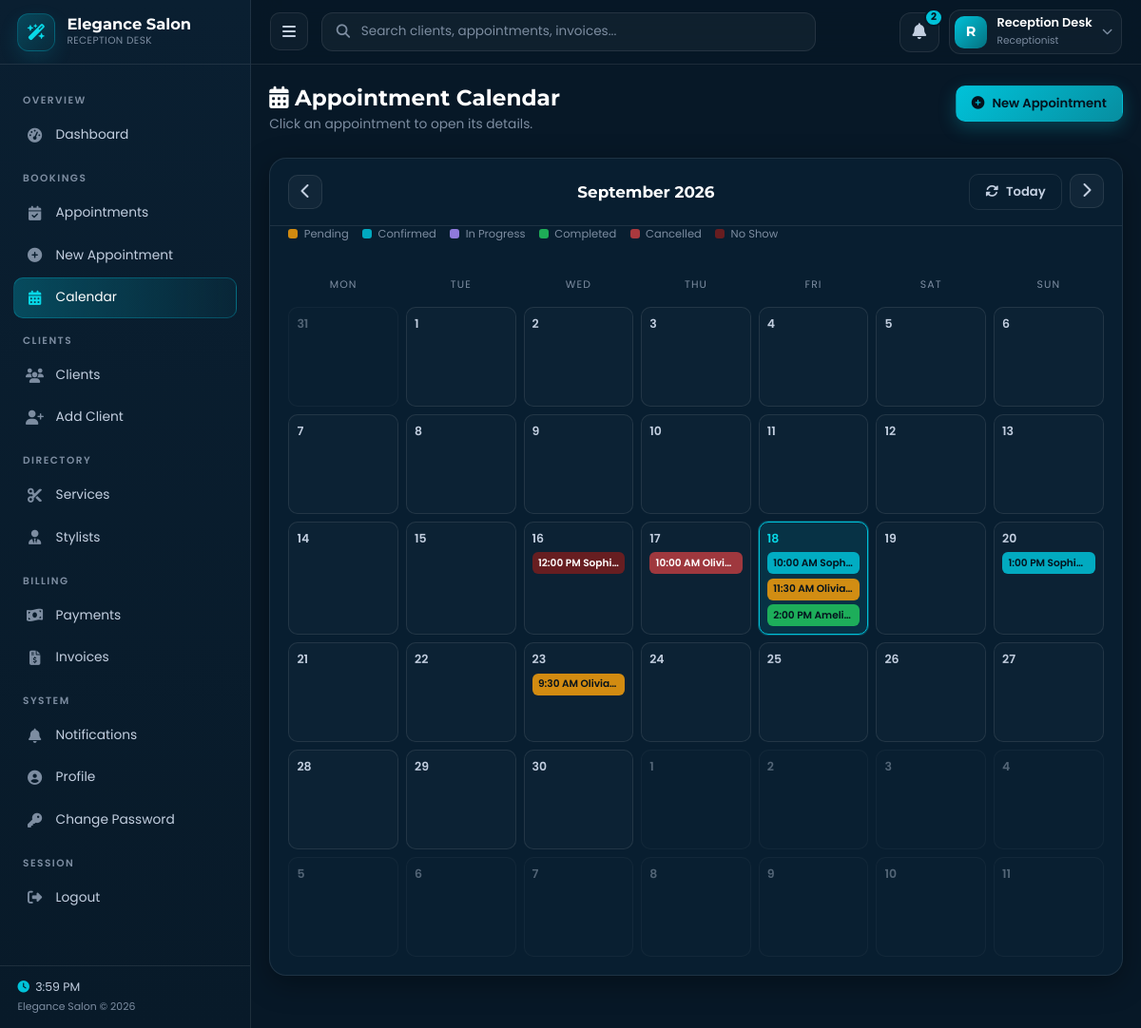
The page /user/calendar.php (signed in) on the database its author committed.
### tables this page shows
CREATE TABLE `users` (
    `user_id` INT UNSIGNED NOT NULL AUTO_INCREMENT,
    `role_id` INT UNSIGNED NOT NULL,
    `first_name` VARCHAR(100) NOT NULL,
    `last_name` VARCHAR(100) NOT NULL,
    `username` VARCHAR(50) DEFAULT NULL,
    `email` VARCHAR(255) NOT NULL,
    `password` VARCHAR(255) NOT NULL,
    `phone` VARCHAR(20) DEFAULT NULL,
    `avatar` VARCHAR(500) DEFAULT NULL,
    `is_active` TINYINT(1) NOT NULL DEFAULT 1,
    `remember_token` VARCHAR(255) DEFAULT NULL,
    `remember_expires` DATETIME DEFAULT NULL,
    `last_login` TIMESTAMP NULL DEFAULT NULL,
    `created_at` TIMESTAMP NOT NULL DEFAULT CURRENT_TIMESTAMP,
    `updated_at` TIMESTAMP NOT NULL DEFAULT CURRENT_TIMESTAMP ON UPDATE CURRENT_TIMESTAMP,
    PRIMARY KEY (`user_id`),
    UNIQUE KEY `uk_user_email` (`email`),
    UNIQUE KEY `uk_user_username` (`username`),
    UNIQUE KEY `uk_user_remember_token` (`remember_token`),
    KEY `fk_users_role` (`role_id`),
    CONSTRAINT `fk_users_role` FOREIGN KEY (`role_id`) REFERENCES `roles` (`role_id`) ON DELETE RESTRICT ON UPDATE CASCADE
);

CREATE TABLE `roles` (
    `role_id` INT UNSIGNED NOT NULL AUTO_INCREMENT,
    `role_name` VARCHAR(50) NOT NULL,
    `description` VARCHAR(255) DEFAULT NULL,
    `created_at` TIMESTAMP NOT NULL DEFAULT CURRENT_TIMESTAMP,
    `updated_at` TIMESTAMP NOT NULL DEFAULT CURRENT_TIMESTAMP ON UPDATE CURRENT_TIMESTAMP,
    PRIMARY KEY (`role_id`),
    UNIQUE KEY `uk_role_name` (`role_name`)
);

CREATE TABLE `appointments` (
    `appointment_id` INT UNSIGNED NOT NULL AUTO_INCREMENT,
    `client_id` INT UNSIGNED NOT NULL,
    `staff_id` INT UNSIGNED DEFAULT NULL,
    `service_id` INT UNSIGNED NOT NULL,
    `appointment_date` DATE NOT NULL,
    `appointment_time` TIME NOT NULL,
    `status` ENUM('pending','confirmed','in_progress','completed','cancelled','no_show') NOT NULL DEFAULT 'pending',
    `notes` TEXT DEFAULT NULL,
    `total_amount` DECIMAL(10,2) NOT NULL DEFAULT 0.00,
    `created_at` TIMESTAMP NOT NULL DEFAULT CURRENT_TIMESTAMP,
    `updated_at` TIMESTAMP NOT NULL DEFAULT CURRENT_TIMESTAMP ON UPDATE CURRENT_TIMESTAMP,
    PRIMARY KEY (`appointment_id`),
    KEY `fk_appointments_client` (`client_id`),
    KEY `fk_appointments_staff` (`staff_id`),
    KEY `fk_appointments_service` (`service_id`),
    KEY `idx_appointment_date` (`appointment_date`),
    KEY `idx_appointment_status` (`status`),
    CONSTRAINT `fk_appointments_client` FOREIGN KEY (`client_id`) REFERENCES `clients` (`client_id`) ON DELETE RESTRICT ON UPDATE CASCADE,
    CONSTRAINT `fk_appointments_staff` FOREIGN KEY (`staff_id`) REFERENCES `staff` (`staff_id`) ON DELETE SET NULL ON UPDATE CASCADE,
    CONSTRAINT `fk_appointments_service` FOREIGN KEY (`service_id`) REFERENCES `services` (`service_id`) ON DELETE RESTRICT ON UPDATE CASCADE
);

### includes/functions.php (called while the page is built, shortened)
<?php
require_once __DIR__ . '/auth.php';
function sanitize($input) {
    return htmlspecialchars(trim($input), ENT_QUOTES, 'UTF-8');
}

### includes/auth.php (called while the page is built, shortened)
<?php
function getUserById(int $userId): ?array
{
    $db = getDBConnection();
    $stmt = $db->prepare("
        SELECT u.user_id, u.username, u.first_name, u.last_name, u.email, u.phone,
               u.avatar, u.role_id, u.is_active, u.last_login, u.created_at, u.updated_at,
               r.role_name
        FROM users u
        JOIN roles r ON r.role_id = u.role_id
        WHERE u.user_id = :id
        LIMIT 1
    ");
    $stmt->execute([':id' => $userId]);
    $user = $stmt->fetch();
    return $user ?: null;
}
function roleLabel(string $role): string
{
    switch ($role) {
        case 'receptionist': return 'Receptionist';
    }
}

### user/calendar.php (the view, shortened to what this page needs)
<?php
$month = (int)($_GET['month'] ?? ((int)date('m') - 1));
$year  = (int)($_GET['year'] ?? (int)date('Y'));
$month = max(0, min(11, $month));
$year  = max(2000, min(2100, $year));
$first = new DateTime(sprintf('%04d-%02d-01', $year, $month + 1));
$startDow = (int)$first->format('N');
try {
    $db = getDBConnection();
    $stmt = $db->prepare("
        SELECT a.appointment_id, a.appointment_date, a.appointment_time, a.status,
               s.service_name, CONCAT(c.first_name,' ',c.last_name) AS client_name
        FROM appointments a
        JOIN services s ON s.service_id = a.service_id
        JOIN clients c ON c.client_id = a.client_id
        WHERE a.appointment_date BETWEEN :from AND :to
        ORDER BY a.appointment_date ASC, a.appointment_time ASC
    ");
    $stmt->execute([':from' => $first->format('Y-m-d'), ':to' => $first->modify('last day of this month')->format('Y-m-d')]);
    $appts = $stmt->fetchAll();
} catch (PDOException $e) {
    $appts = [];
}
$byDate = [];
foreach ($appts as $a) {
    $byDate[$a['appointment_date']][] = $a;
}
$today = date('Y-m-d');
$cursor = new DateTime(sprintf('%04d-%02d-01', $year, $month + 1));
$cursor->modify('-' . ($startDow - 1) . ' days');
$gridHtml = '<div class="cal-dow">Mon</div><div class="cal-dow">Tue</div><div class="cal-dow">Wed</div><div class="cal-dow">Thu</div><div class="cal-dow">Fri</div><div class="cal-dow">Sat</div><div class="cal-dow">Sun</div>';
for ($cell = 0; $cell < 42; $cell++) {
    $date = $cursor->format('Y-m-d');
    $inMonth = $cursor->format('n') === (string)($month + 1) && $cursor->format('Y') === (string)$year;
    $classes = ['cal-cell'];
    if (!$inMonth) $classes[] = 'other-month';
    if ($date === $today) $classes[] = 'today';
    $gridHtml .= '<div class="' . implode(' ', $classes) . '">';
    $gridHtml .= '<div class="cal-date">' . $cursor->format('j') . '</div>';
    if (!empty($byDate[$date])) {
        foreach ($byDate[$date] as $ev) {
            $time = date('g:i A', strtotime($ev['appointment_time']));
            $gridHtml .= '<button type="button" class="cal-event ' . sanitize($ev['status']) . '" data-cal-event="' . (int)$ev['appointment_id'] . '" title="' . sanitize($ev['client_name']) . ' - ' . sanitize($ev['service_name']) . ' (' . $time . ')">';
            $gridHtml .= $time . ' ' . sanitize($ev['client_name']);
            $gridHtml .= '</button>';
        }
    }
    $gridHtml .= '</div>';
    $cursor->modify('+1 day');
}
?>
<?php require_once __DIR__ . '/includes/header.php'; ?>
<div class="page-header">
    <div>
        <h1 class="page-title"><i class="fas fa-calendar-days"></i> Appointment Calendar</h1>
        <p class="page-subtitle">Click an appointment to open its details.</p>
    </div>
    <div class="page-head-right">
        <a href="<?php echo SITE_URL; ?>/user/appointment-add.php" class="btn-user btn-cyan"><i class="fas fa-circle-plus"></i> New Appointment</a>
    </div>
</div>
<div class="panel">
    <div class="calendar-toolbar">
        <button type="button" class="cal-nav-btn" data-cal-nav="-1" aria-label="Previous month"><i class="fas fa-chevron-left"></i></button>
        <h5 class="ct-title" id="calendarTitle"><?php echo $first->format('F Y'); ?></h5>
        <div style="display:flex;gap:.5rem">
            <a href="<?php echo SITE_URL; ?>/user/calendar.php" class="btn-user btn-outline btn-sm"><i class="fas fa-rotate"></i> Today</a>
            <button type="button" class="cal-nav-btn" data-cal-nav="1" aria-label="Next month"><i class="fas fa-chevron-right"></i></button>
        </div>
    </div>
    <div class="cal-legend">
        <span><i style="background:rgba(245,158,11,.85)"></i> Pending</span>
        <span><i style="background:rgba(0,194,217,.85)"></i> Confirmed</span>
        <span><i style="background:rgba(167,139,250,.85)"></i> In Progress</span>
        <span><i style="background:rgba(34,197,94,.85)"></i> Completed</span>
        <span><i style="background:rgba(239,68,68,.7)"></i> Cancelled</span>
        <span><i style="background:rgba(127,29,29,.8)"></i> No Show</span>
    </div>
    <div class="cal-grid" id="calendarGrid" data-month="<?php echo $month; ?>" data-year="<?php echo $year; ?>">
        <?php echo $gridHtml; ?>
    </div>
</div>
<?php require_once __DIR__ . '/includes/footer.php'; ?>

### user/includes/header.php (shortened to what this page needs)
<?php
require_once __DIR__ . '/../../includes/functions.php';
$receptionist = getUserById(currentUserId());
$userName      = trim($receptionist['first_name'] . ' ' . $receptionist['last_name']) ?: 'Receptionist';
$userRoleLabel = roleLabel($receptionist['role_name']);
$userInitial   = strtoupper(mb_substr(trim($receptionist['first_name']), 0, 1)) ?: 'R';
$unreadCount = 0;
try {
    $db = getDBConnection();
    $stmt = $db->prepare("SELECT COUNT(*) AS c FROM notifications WHERE is_read = 0 AND (user_id = :uid OR user_id IS NULL)");
    $stmt->execute([':uid' => $receptionist['user_id']]);
    $unreadCount = (int)$stmt->fetch()['c'];
} catch (PDOException $e) {
    $latestNotifications = [];
}
?>
<!DOCTYPE html>
<html lang="en">
<head>
    <link href="https://cdn.jsdelivr.net/npm/bootstrap@5.3.2/dist/css/bootstrap.min.css" rel="stylesheet">
    <link rel="stylesheet" href="https://cdnjs.cloudflare.com/ajax/libs/font-awesome/6.5.1/css/all.min.css">
    <link rel="stylesheet" href="<?php echo SITE_URL; ?>/user/assets/css/user.css">
</head>
<body class="user-body">
<div class="user-layout">
    <?php require_once __DIR__ . '/sidebar.php'; ?>
    <div class="user-main">
        <header class="user-topbar">
            <div class="topbar-left">
                <button class="topbar-toggle" data-user-toggle aria-label="Toggle sidebar">
                    <i class="fas fa-bars"></i>
                </button>
                <div class="topbar-search" id="globalSearchBox">
                    <i class="fas fa-magnifying-glass"></i>
                    <input type="text" id="globalSearchInput" placeholder="Search clients, appointments, invoices..."
                           autocomplete="off" aria-label="Global search">
                </div>
            </div>
            <div class="topbar-right">
                <div class="dropdown">
                    <button class="topbar-icon-btn" data-bs-toggle="dropdown" aria-expanded="false" aria-label="Notifications">
                        <i class="fas fa-bell"></i>
                        <?php if ($unreadCount > 0): ?>
                        <span class="notif-dot" id="notifDotTop"><?php echo min($unreadCount, 99); ?></span>
                        <?php endif; ?>
                    </button>
                </div>
                <div class="dropdown">
                    <button class="profile-btn" data-bs-toggle="dropdown" aria-expanded="false">
                        <span class="profile-avatar"><?php echo $userInitial; ?></span>
                        <span class="profile-meta">
                            <b><?php echo sanitize($userName); ?></b>
                            <span><?php echo sanitize($userRoleLabel); ?></span>
                        </span>
                        <i class="fas fa-chevron-down"></i>
                    </button>
                </div>
            </div>
        </header>
        <main class="user-content">

### rows shown on the page
users: first_name "R", userName "Reception Desk", role.role_name "Receptionist"
appointments: value "12:00 PM Sophi…"
appointments: value "10:00 AM Olivi…"
appointments: value "10:00 AM Soph…"
appointments: value "11:30 AM Olivia…"
appointments: value "2:00 PM Ameli…"
appointments: value "1:00 PM Sophi…"
appointments: value "9:30 AM Olivia…"

### other values the page prints
$groupLabel "OVERVIEW"
$item['label'] "Dashboard"
$groupLabel "BOOKINGS"
$item['label'] "Appointments"
$item['label'] "New Appointment"
$item['label'] "Calendar"
$groupLabel "CLIENTS"
$item['label'] "Clients"
$item['label'] "Add Client"
$groupLabel "DIRECTORY"
$item['label'] "Services"
$item['label'] "Stylists"
$groupLabel "BILLING"
$item['label'] "Payments"
$item['label'] "Invoices"
